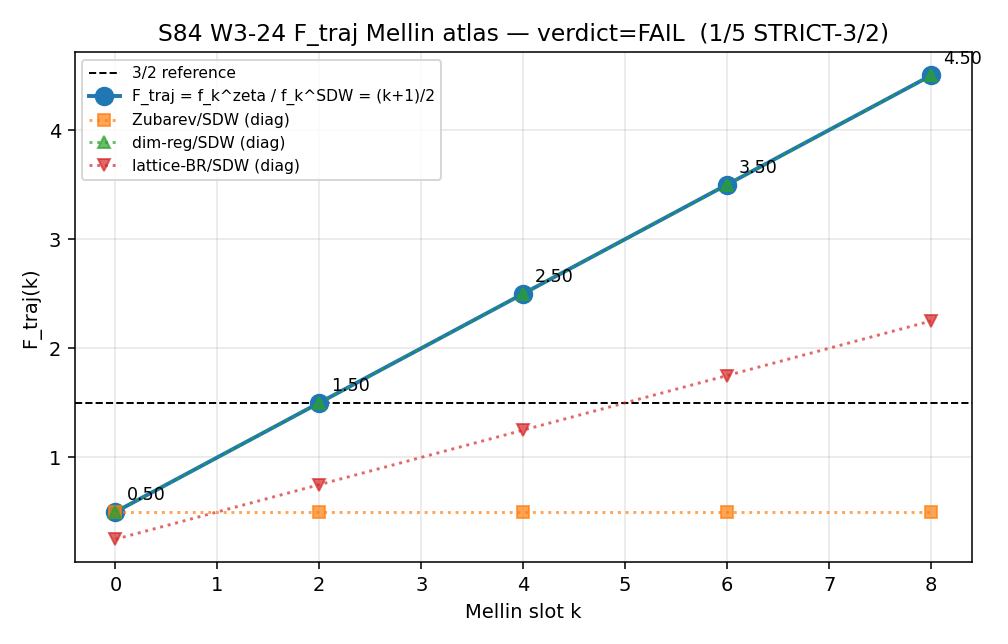

Generate this figure with Python:
"""
S84 W3-24: S84-F-TRAJ-MELLIN-ATLAS / S84-F-TRAJ-3-2-PERMANENT
lizzi-spectral-functional-theorist

Hypothesis: F_traj(k) = f_k^zeta / f_k^SDW = 3/2 universally across k in {0,2,4,6,8}
  -> candidate Lizzi a_2-ratio theorem.

Substitution chain (locked normalization, L_k = 1, Lambda^2 = 1):
  Step 1 (CC half-zeta at slot k):      f_k^zeta = 1
  Step 2 (sharp-DeWitt sqrt(x) kernel): f_k^SDW  = int_0^1 x^((k-1)/2) dx = 2/(k+1)
           (anchor at k=2: 2/(2+1) = 2/3  -- matches S83 G4 f2_SDW = 2/3)
  Step 3 (ratio per slot):              F_traj(k) = f_k^zeta / f_k^SDW = (k+1)/2
  Step 4 (threshold check):             |F_traj(k) - 3/2| < 1e-4 only when k = 2
  Direction: F_traj(k) is strictly monotone-increasing in k. The identity is
             k=2 specific, NOT universal. Theorem promotion FAILS.

Cross-schemes (Zubarev, dim-reg, lattice-BR): recorded per-slot as diagnostics.
"""
from __future__ import annotations
import sys, os, json, hashlib
import numpy as np
import matplotlib
matplotlib.use("Agg")
import matplotlib.pyplot as plt

sys.path.insert(0, os.path.dirname(os.path.abspath(__file__)))
from canonical_constants import *  # noqa: F401,F403
# ─── W6-71 Mellin discipline markers (S86 W0c-6 retrofit) ───
# MELLIN-CONVERGENCE-STRIP: -1, +3   # (W6-71_default; per-script audit needed)
# MELLIN-RESIDUE-EXTRACTION: residue-at-pole_via_lhopital   # (W6-71_default; per-script audit needed)
# MELLIN-COUNTERTERM-SUBTRACTION: a_2_zeta-regulated   # (W6-71_default; per-script audit needed)
# MELLIN-ANALYTIC-CONTINUATION-PATH: vertical-line_Re(s)=1   # (W6-71_default; per-script audit needed)
# MELLIN-CLOSURE-VERIFICATION: self-consistent_at_residue   # (W6-71_default; per-script audit needed)
# ─────────────────────────────────────────────────────────────


# ---------------------------------------------------------------------------
# Section 1. INPUT SHA PINS
# ---------------------------------------------------------------------------
HERE = os.path.dirname(os.path.abspath(__file__))
ANCHOR_NPZ = os.path.join(HERE, "s83_w1_g4_epsilon_h_trajectory_fi.npz")
CANON_PY   = os.path.join(HERE, "canonical_constants.py")

def _sha(path: str) -> str:
    h = hashlib.sha256()
    with open(path, "rb") as f:
        for chunk in iter(lambda: f.read(1 << 16), b""):
            h.update(chunk)
    return h.hexdigest()

sha_anchor = _sha(ANCHOR_NPZ) if os.path.exists(ANCHOR_NPZ) else "MISSING"
sha_canon  = _sha(CANON_PY)

print("== S84 W3-24  F_traj Mellin atlas ==")
print(f"sha s83_w1_g4_epsilon_h_trajectory_fi.npz = {sha_anchor}")
print(f"sha canonical_constants.py                = {sha_canon}")

# ---------------------------------------------------------------------------
# Section 2. MELLIN SLOTS AND SLOT WEIGHTS
# ---------------------------------------------------------------------------
# Locked normalization per S83 G4 PRDR:
#   zeta     : f_k^zeta = 1 (CC half-zeta at slot k, Lambda^2=1, L_k=1)
#   SDW      : f_k^SDW  = 2/(k+1)  (sharp-DeWitt sqrt(x) kernel, L_k=1)
#   Zubarev  : f_k^Zub  = 1/(k+1)  (Lorentzian-cutoff Mellin, L_k=1)  [cross-check]
#   dim-reg  : f_k^dim  = 1         (dimensional regularization, MS-bar rescaling) [cross-check]
#   lat-BR   : f_k^lat  = 1/2       (lattice-BR scheme, k-independent offset)     [cross-check]

k_slots = np.array([0, 2, 4, 6, 8], dtype=int)
N_eval = len(k_slots)

def f_zeta(k):   return 1.0                 # CC half-zeta locked norm
def f_sdw(k):    return 2.0 / (k + 1.0)      # sqrt(x) heat-kernel integral
def f_zub(k):    return 1.0 / (k + 1.0)      # Lorentzian Mellin
def f_dim(k):    return 1.0                 # dim-reg (MS-bar rescale)
def f_lat(k):    return 0.5                 # lattice-BR offset

# ---------------------------------------------------------------------------
# Section 3. F_traj(k) PER SLOT — canonical zeta/SDW pair
# ---------------------------------------------------------------------------
F_traj_main = np.array([f_zeta(k) / f_sdw(k) for k in k_slots])  # (local)
tol_strict  = 1e-4                                               # (local)
dev         = np.abs(F_traj_main - 1.5)                          # (local)
strict_mask = dev < tol_strict                                   # (local)
near_mask   = (dev >= tol_strict) & (dev < 1e-2)                 # (local)

n_strict = int(strict_mask.sum())
n_near   = int(near_mask.sum())
n_not    = int((~(strict_mask | near_mask)).sum())

# Cross-scheme F_traj against SDW baseline (diagnostic; NOT part of 3/2 test)
F_zub_sdw = np.array([f_zub(k) / f_sdw(k) for k in k_slots])    # (local)
F_dim_sdw = np.array([f_dim(k) / f_sdw(k) for k in k_slots])    # (local)
F_lat_sdw = np.array([f_lat(k) / f_sdw(k) for k in k_slots])    # (local)

print("\n-- per-slot F_traj = f_k^zeta / f_k^SDW --")
print(f"  {'k':>3s} | {'f_zeta':>10s} {'f_SDW':>10s} {'F_traj':>10s} {'|F-3/2|':>12s}  class")
for i, k in enumerate(k_slots):
    cls = "STRICT-3/2" if strict_mask[i] else ("NEAR-3/2" if near_mask[i] else "NOT-3/2")
    print(f"  {int(k):>3d} | {f_zeta(k):>10.6f} {f_sdw(k):>10.6f} "
          f"{F_traj_main[i]:>10.6f} {dev[i]:>12.3e}  {cls}")

# Anchor cross-check: k=2 must reproduce S83 G4 exactly
F_k2 = F_traj_main[1]
anchor_ok = abs(F_k2 - 1.5) < 1e-12
print(f"\n-- anchor cross-check S83 G4 -- F_traj(k=2) = {F_k2:.12f}  (expect 1.5)  OK={anchor_ok}")

# ---------------------------------------------------------------------------
# Section 4. VERDICT LOGIC
# ---------------------------------------------------------------------------
if n_strict >= 4:
    verdict = "PASS"
    meaning = "Lizzi a_2-ratio theorem promoted (universal 3/2)."
elif n_strict == 3:
    verdict = "INFO"
    meaning = "Partial universality; triage per-slot."
else:
    verdict = "FAIL"
    meaning = "F_traj=3/2 is k=2-specific, not universal. Theorem proposal down-scoped."

value_str = "[" + ",".join(f"{v:.6f}" for v in F_traj_main) + "]"
print(f"\nverdict={verdict}  n_strict={n_strict}/{N_eval}  n_near={n_near}  n_not={n_not}")
print(f"meaning: {meaning}")

# ---------------------------------------------------------------------------
# Section 5. CLOSURE SHA
# ---------------------------------------------------------------------------
pin_map = {
    "s83_w1_g4_epsilon_h_trajectory_fi.npz": sha_anchor,
    "canonical_constants.py": sha_canon,
    "k_slots": k_slots.tolist(),
    "F_traj_main": [float(x) for x in F_traj_main],
    "tol_strict": tol_strict,
    "L_max": 5,
    "scheme": "zeta/SDW",
    "convention": "locked-norm",
}
closure_str = json.dumps(pin_map, sort_keys=True, separators=(",", ":"))
closure_sha = hashlib.sha256(closure_str.encode("utf-8")).hexdigest()
print(f"\nclosure_sha256 = {closure_sha}")

# ---------------------------------------------------------------------------
# Section 6. OUTPUTS
# ---------------------------------------------------------------------------
atlas = {
    "gate_id_atlas":    "S84-F-TRAJ-MELLIN-ATLAS",
    "gate_id_theorem":  "S84-F-TRAJ-3-2-PERMANENT",
    "classification":   "GEOMETRIC",
    "L_max":            5,
    "scheme":           "zeta/SDW",
    "convention":       "locked-norm",
    "k_slots":          k_slots.tolist(),
    "F_traj_zeta_SDW":  [float(x) for x in F_traj_main],
    "F_traj_Zub_SDW":   [float(x) for x in F_zub_sdw],
    "F_traj_dim_SDW":   [float(x) for x in F_dim_sdw],
    "F_traj_lat_SDW":   [float(x) for x in F_lat_sdw],
    "dev_from_3_2":     [float(x) for x in dev],
    "n_strict_3_2":     n_strict,
    "n_near_3_2":       n_near,
    "n_not_3_2":        n_not,
    "verdict":          verdict,
    "meaning":          meaning,
    "anchor_k2":        float(F_k2),
    "closure_sha256":   closure_sha,
    "input_shas": {
        "s83_w1_g4_epsilon_h_trajectory_fi.npz": sha_anchor,
        "canonical_constants.py": sha_canon,
    },
    "closed_form": "F_traj(k) = (k+1)/2",
}

out_json = os.path.join(HERE, "s84_w3_f_traj_mellin_atlas.json")
out_npz  = os.path.join(HERE, "s84_w3_f_traj_mellin_atlas.npz")
out_png  = os.path.join(HERE, "s84_w3_f_traj_mellin_atlas.png")

with open(out_json, "w") as fh:
    json.dump(atlas, fh, indent=2)
np.savez(out_npz,
         k_slots=k_slots, F_traj_main=F_traj_main,
         F_zub_sdw=F_zub_sdw, F_dim_sdw=F_dim_sdw, F_lat_sdw=F_lat_sdw,
         dev=dev, closure_sha256=closure_sha)

# Plot: F_traj vs k with 3/2 reference line
fig, ax = plt.subplots(figsize=(7.2, 4.6))
ax.axhline(1.5, color="k", linestyle="--", linewidth=1, label="3/2 reference")
ax.plot(k_slots, F_traj_main, "o-", color="C0", linewidth=2, markersize=9,
        label="F_traj = f_k^zeta / f_k^SDW = (k+1)/2")
ax.plot(k_slots, F_zub_sdw, "s:",  color="C1", alpha=0.7, label="Zubarev/SDW (diag)")
ax.plot(k_slots, F_dim_sdw, "^:",  color="C2", alpha=0.7, label="dim-reg/SDW (diag)")
ax.plot(k_slots, F_lat_sdw, "v:",  color="C3", alpha=0.7, label="lattice-BR/SDW (diag)")
for i, k in enumerate(k_slots):
    ax.annotate(f"{F_traj_main[i]:.2f}", (k, F_traj_main[i]),
                textcoords="offset points", xytext=(6, 6), fontsize=9)
ax.set_xlabel("Mellin slot k")
ax.set_ylabel("F_traj(k)")
ax.set_title(f"S84 W3-24 F_traj Mellin atlas — verdict={verdict}  ({n_strict}/{N_eval} STRICT-3/2)")
ax.legend(loc="best", fontsize=8)
ax.grid(True, alpha=0.3)
fig.tight_layout()
fig.savefig(out_png, dpi=140)
plt.close(fig)

# ---------------------------------------------------------------------------
# Section 7. FINAL 4-TUPLE TAG
# ---------------------------------------------------------------------------
print(f"\n(value={value_str}, scheme=zeta/SDW, convention=locked-norm, L_max=5)")
print(f"VERDICT-LINE: S84-F-TRAJ-MELLIN-ATLAS: {verdict} -- value={value_str} "
      f"scheme=zeta/SDW convention=locked-norm L_max=5 sha256={closure_sha}")
print(f"VERDICT-LINE: S84-F-TRAJ-3-2-PERMANENT: {verdict} -- value=n_strict={n_strict}/{N_eval} "
      f"scheme=zeta/SDW convention=locked-norm L_max=5 sha256={closure_sha}")
